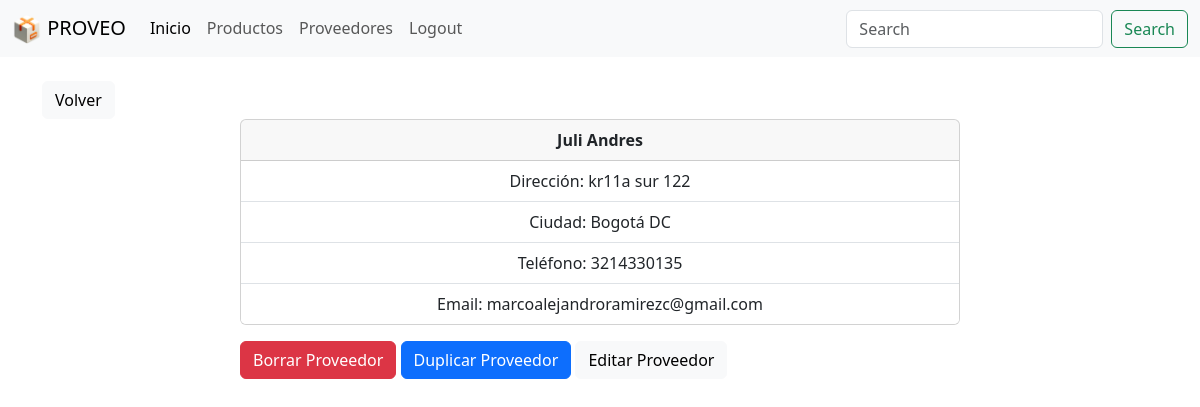
The app's page /proveedor/3 (signed in) with its own data.
### website/models.py (models this page shows, shortened)
class Proveedor(models.Model):
    nombre = models.CharField(max_length=50)
    direccion = models.CharField(max_length=50)
    ciudad = models.CharField(max_length=50)
    telefono = models.CharField(max_length=50)
    email = models.CharField(max_length=50)
    userAsignado = models.ForeignKey(User, on_delete=models.CASCADE, default=1)

### website/views.py (the view)
# urls.py: path('proveedor/<int:pk>', views.proveedor, name='proveedor'),
def proveedor(request, pk):
    if request.user.is_authenticated:
        user = request.user
        proveedor = Proveedor.objects.get(id=pk)
        if user == proveedor.userAsignado:
            return render(request, 'proveedor.html', {'proveedor': proveedor})
        else:
            messages.error(
                request, 'No tienes permiso para ver este proveedor')
            return redirect('proveedores')
    else:
        messages.error(request, 'Necesitas iniciar sesión')
        return redirect('home')

### website/templates/proveedor.html (shortened to what this page needs)
{% extends "base.html" %} {% block content %} {% include "volverProv.html" %}
<div class="container">
  <div class="row">
    <div class="col-md-8 offset-md-2">
      <div class="card text-center">
        <div class="card-header"><b>{{ proveedor.nombre }}</b></div>
        <ul class="list-group list-group-flush">
          <li class="list-group-item">Dirección: {{ proveedor.direccion }}</li>
          <li class="list-group-item">Ciudad: {{ proveedor.ciudad }}</li>
          <li class="list-group-item">Teléfono: {{ proveedor.telefono }}</li>
          <li class="list-group-item">Email: {{ proveedor.email }}</li>
        </ul>
      </div>
      <div class="mt-3">
        <form
          action="{% url 'borrarProveedor' proveedor.id %}"
          method="post"
          style="display: inline-block"
        >
          <button type="submit" class="btn btn-danger">Borrar Proveedor</button>
        </form>
        <form
          action="{% url 'duplicarProveedor' proveedor.id %}"
          method="post"
          style="display: inline-block"
        >
          <button type="submit" class="btn btn-primary">
            Duplicar Proveedor
          </button>
        </form>
        <a
          href="{% url 'editarProveedor' proveedor.id %}"
          class="btn btn-light"
        >
          Editar Proveedor
        </a>
      </div>
    </div>
  </div>
</div>
{% endblock %}

### records on screen
Proveedor: nombre "Juli Andres", direccion "kr11a sur 122", ciudad "Bogotá DC", telefono "3214330135", email "marcoalejandroramirezc@gmail.com"
